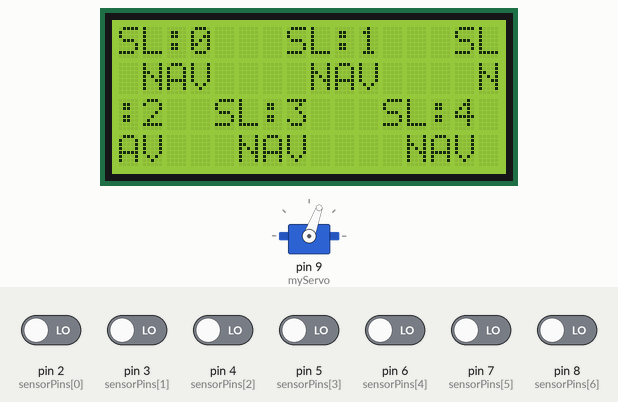
Recording of a sketch running on a simulated Arduino Uno, built with avr-gcc and run on an emulated ATmega328P. Parts: 16×4 character LCD, servo. The inputs (shaded band) are chosen by the test bench; at power-on: pin 2 (sensorPins[0]), pin 3 (sensorPins[1]), pin 4 (sensorPins[2]), pin 5 (sensorPins[3]), pin 6 (sensorPins[4]), pin 7 (sensorPins[5]), pin 8 (sensorPins[6]) LOW. What the sketch prints to the serial monitor is not drawn.

Above: at 2.7 s.
2.8 s: pin 2 (sensorPins[0]) driven HIGH
At 6.5 s:
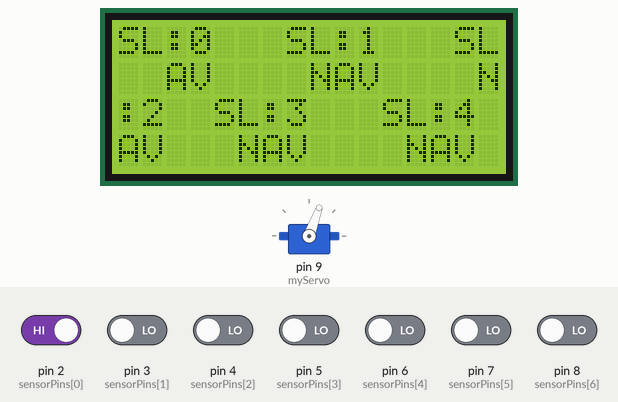
7.6 s: pin 3 (sensorPins[1]) driven HIGH
At 11.3 s:
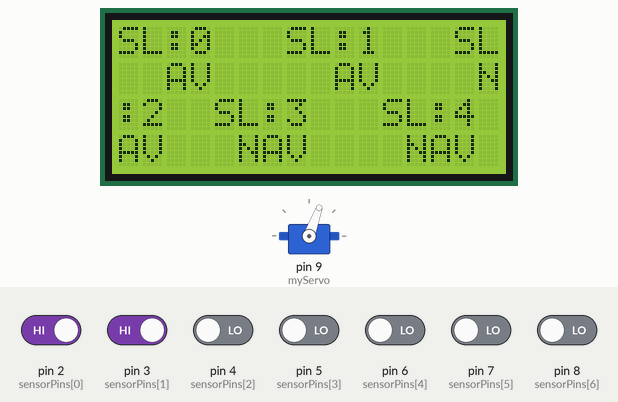
11.8 s: pin 4 (sensorPins[2]) driven HIGH
At 15.6 s:
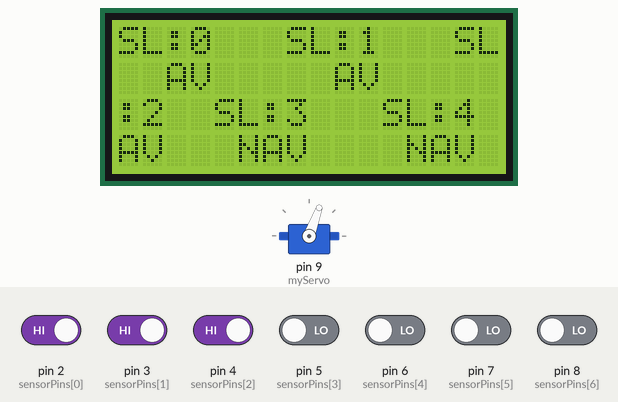
15.9 s: pin 5 (sensorPins[3]) driven HIGH
At 18.9 s:
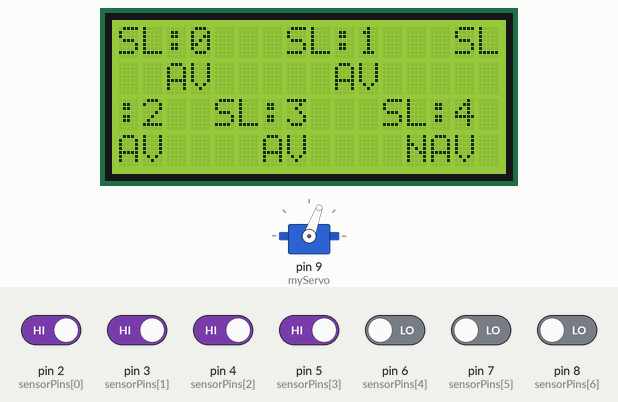
20.0 s: pin 6 (sensorPins[4]) driven HIGH
At 23.3 s:
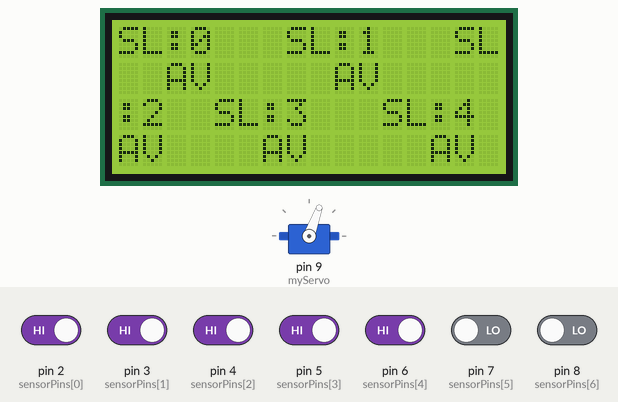
24.1 s: pin 2 (sensorPins[0]) driven LOW
At 27.2 s:
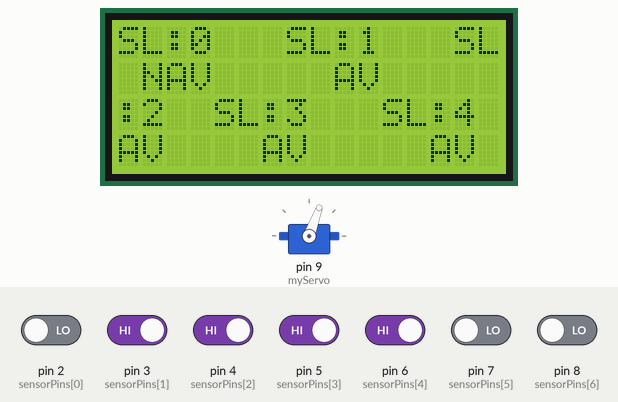
Timing chart, 0 to 28.7 s (numbered marks = the images above; inputs shaded):
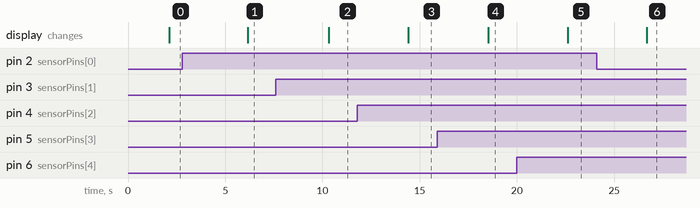

The sketch:

ardunoCodeforparking.ino
```cpp
#include <Wire.h>
#include <LiquidCrystal_I2C.h>
LiquidCrystal_I2C lcd(0x27, 16, 4); // Change the I2C address if needed

#include <Servo.h>
Servo myServo; // Create a servo object

#define NUM_SENSORS 7

int sensorPins[NUM_SENSORS] = {2, 3, 4, 5, 6, 7, 8};
int ir[NUM_SENSORS];

void setup() {
  Serial.begin(115200);
  lcd.init();
  lcd.backlight();
   myServo.attach(9); // Attach the servo to pin 9

  for (int i = 0; i < NUM_SENSORS; i++) {
    pinMode(sensorPins[i], INPUT);
  }
}

void loop() {
  // Read values from all IR sensors and store in ir array
  for (int i = 0; i < NUM_SENSORS; i++) {
    ir[i] = digitalRead(sensorPins[i]);


  }
  exit();
  updateLCD();

  // Send sensor data to ESP8266
  for (int i = 0; i < NUM_SENSORS; i++) {
    Serial.print("ir[");
    Serial.print(i);
    Serial.print("]: ");
    Serial.println(ir[i]);


  }


}


void updateLCD()
{
    // Segment 1
  lcd.setCursor(0, 0);
  lcd.print("SL:0");

  lcd.setCursor(1, 1);
  lcd.print(ir[0] == 1 ? " AV" : "NAV");

  // Segment 2
  lcd.setCursor(7, 0);
  lcd.print("SL:1");

  lcd.setCursor(8, 1);
  lcd.print(ir[1] == 1 ? " AV" : "NAV");

  // Segment 3
  lcd.setCursor(14, 0);
  lcd.print("SL:2");

  lcd.setCursor(15, 1);
  lcd.print(ir[2] == 1 ? " AV" : "NAV");

  // Segment 4
  lcd.setCursor(0, 2);
  lcd.print("SL:3");

  lcd.setCursor(1, 3);
  lcd.print(ir[3] == 1 ? " AV" : "NAV");

  // Segment 5
  lcd.setCursor(7, 2);
  lcd.print("SL:4");

  lcd.setCursor(8, 3);
  lcd.print(ir[4] == 1 ? " AV" : "NAV");

  // Segment 6
  lcd.setCursor(14, 2);
  lcd.print("SL:5");

  lcd.setCursor(15, 3);
  lcd.print(ir[5] == 1 ? " AV" : "NAV");


}

void exit()
{

   // Check the value of ir[7]
  if (ir[6] == 0) {
    // Open the servo
    myServo.write(70); // Set servo angle to 180 degrees (open position)
    delay(2000); // Wait for 1 second
  } else {
    // Close the servo
    myServo.write(180); // Set servo angle to 0 degrees (closed position)
    delay(1000); // Wait for 1 second
  }
}
```

Measured:
- after the input at 2.8 s, the display: changes after 3.4 s (image 1)
- after the input at 7.6 s, the display: changes after 2.7 s (image 2)
- after the input at 11.8 s, the display: changes after 2.6 s (image 3)
- after the input at 15.9 s, the display: changes after 2.6 s (image 4)
- after the input at 20.0 s, the display: changes after 2.6 s (image 5)
- after the input at 24.1 s, the display: changes after 2.6 s (image 6)
